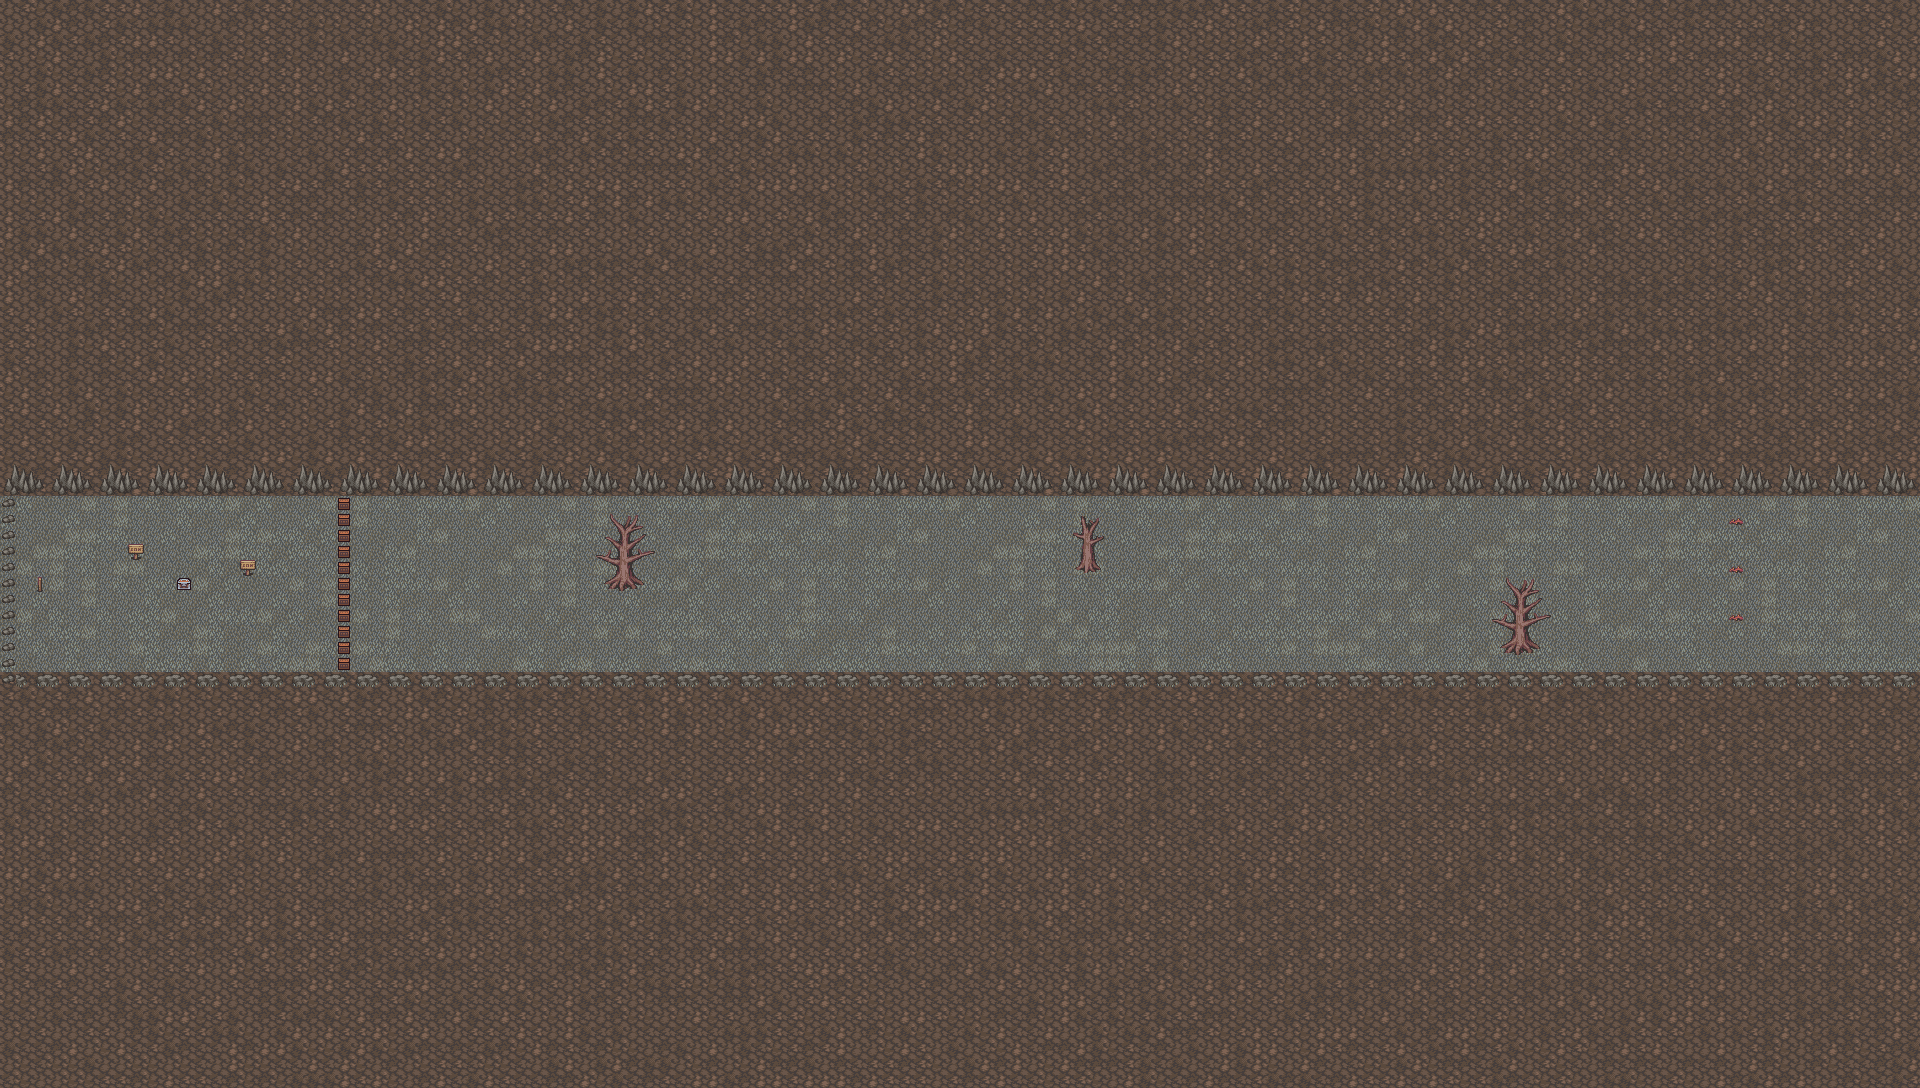

A level layout from a 2D game, rendered from its tile map. Below: a short description, then the map file with tile-grid data replaced by summaries:
An orthogonal 120x68 tile map with 16x16 px tiles, 3 tile layers (שכבת משבצות 1, שכבת משבצות 2, שכבת משבצות 3), 3 tilesets.

<map version="1.4" tiledversion="1.4.3" orientation="orthogonal" renderorder="right-down" width="120" height="68" tilewidth="16" tileheight="16" infinite="0" nextlayerid="5" nextobjectid="2">
 <tileset firstgid="1" source="tf_A5_ashlands_1.tsx" />
 <tileset firstgid="129" source="tf_B_ashlands_1.tsx" />
 <tileset firstgid="385" source="Dungeon_Tileset.tsx" />
 <layer id="1" name="שכבת משבצות 1" width="120" height="68">
  <data>[8160 cells, 8160 non-empty, 13 distinct tile ids]</data>
 </layer>
 <layer id="2" name="שכבת משבצות 2" width="120" height="68">
  <data>[8160 cells, 437 non-empty, 42 distinct tile ids]</data>
 </layer>
 <layer id="3" name="שכבת משבצות 3" width="120" height="68">
  <data>[8160 cells, 0 non-empty, 0 distinct tile ids]</data>
 </layer>
</map>
